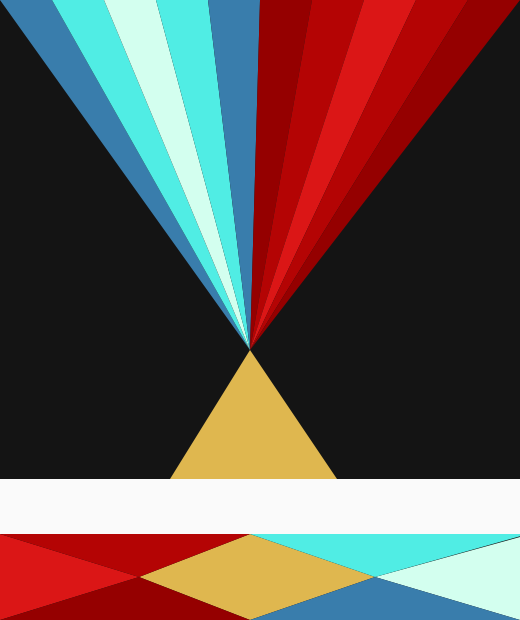
Frame 1 (no input)
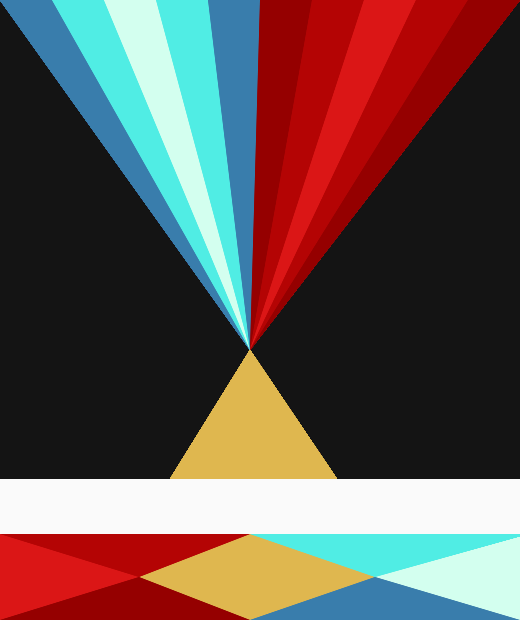
Frame 60 (the mouse pressed at the canvas centre just before this capture)
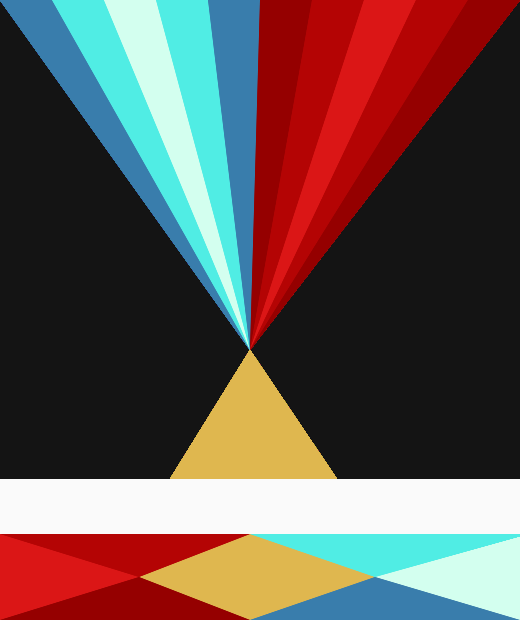
Frame 120 (the mouse held since frame 60 and released just before this capture)

The Processing sketch that drew these frames (run headless with seeded random() and noise(); from frame 60 on, the mouse is pressed at the canvas centre):

// Processing sketch: processing_18477
// ── processing_18477.pde

// Homework #1 -
// setup
void setup() {
  size(520, 620);
  background(20);
  smooth();
}

//image
void draw() {
  //helpful tip that I saw in Chen's code later on. Thanks!
  println("X: " + mouseX);
  println("Y: " + mouseY);
  
  // white rectangle
  fill(250);
  noStroke();
  rect(0, 479, 520, 55);
  // gold triangle
  fill(223, 183, 79);
  noStroke();
  triangle(250, 350, 170, 479, 337, 479);
  
  // blue triangle 1
  fill(57, 125, 172);
  noStroke();
  triangle(250, 350, 52, 0, 0, 0);
  // blue triangle 2
  fill(80, 237, 228);
  noStroke();
  triangle(250, 350, 104, 0, 52, 0);
  // blue triangle 3
  fill(211, 255, 239);
  noStroke();
  triangle(250, 350, 156, 0, 104, 0);
  // blue triangle 4
  fill(80, 237, 228);
  noStroke();
  triangle(250, 350, 208, 0, 156, 0);
  // blue triangle 5
  fill(57, 125, 172);
  noStroke();
  triangle(250, 350, 260, 0, 208, 0);
  
  // red triangle 5
  fill(149, 0, 0);
  noStroke();
  triangle(250, 350, 312, 0, 260, 0);
  // red triangle 4
  fill(180, 4, 4);
  noStroke();
  triangle(250, 350, 364, 0, 312, 0);
  // red triangle 3
  fill(219, 22, 22);
  noStroke();
  triangle(250, 350, 416, 0, 364, 0);
  // red triangle 2
  fill(180, 4, 4);
  noStroke();
  triangle(250, 350, 468, 0, 416, 0);
  // red triangle 1
  fill(149, 0, 0);
  noStroke();
  triangle(250, 350, 520, 0, 468, 0);

  // far left triangle (bottom)
  fill(219, 22, 22);
  noStroke();
  triangle(139, 577, 0, 534, 0, 620);
  // center gold quad (bottom)
  fill(223, 183, 79);
  noStroke();
  quad(250, 534, 139, 577, 250, 620, 375, 577); 
  // far right triangle (bottom)
  fill(211, 255, 239);
  noStroke();
  triangle(375, 577, 520, 537, 520, 620);
  // red 1 triangle (bottom)
  fill(180, 4, 4);
  noStroke();
  triangle(0, 534, 139, 577, 250, 534);
  // red 2 triangle (bottom)
  fill(149, 0, 0);
  noStroke();
  triangle(0, 620, 139, 577, 250, 620);
  // blue 1 triangle (bottom)
  fill(80, 237, 228);
  noStroke();
  triangle(250, 534, 375, 577, 528, 534);
  // blue 2 triangle (bottom)
  fill(57, 125, 172);
  noStroke();
  triangle(250, 620, 375, 577, 520, 620);
}
